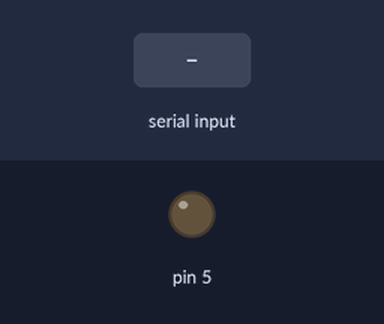
This sketch was run on a simulated Arduino Uno, built with avr-gcc and run on an emulated ATmega328P. Parts: output pins drawn as LEDs (lit = HIGH). The test bench sets the inputs (shaded band). What the sketch prints to the serial monitor is not drawn.

Above: at 2.7 s.
2.8 s: "4" received over Serial
At 4.0 s:
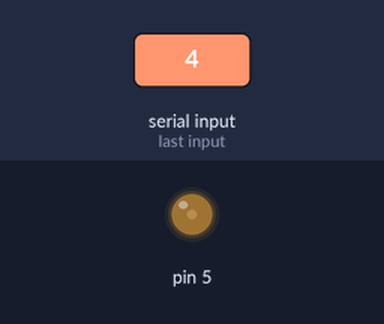
4.3 s: "5" received over Serial
At 5.3 s:
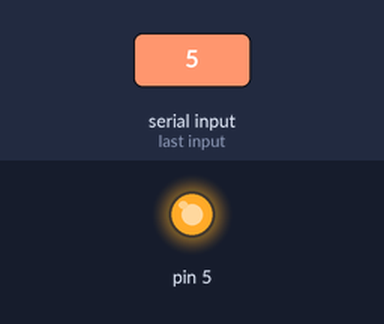
Timing chart, 0 to 7.3 s (numbered marks = the images above; inputs shaded):
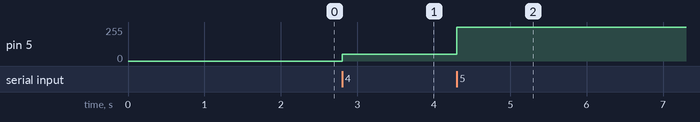

The sketch:

tm.ino
```cpp
// Trucky McTruckface Mk.3 - 2018
// Junior Solar Sprints
// Michael Cerne
// Motor/Lighting Controller

int serIn, blinkt;
bool blinkl, blinkr;

void setup() {
  Serial.begin(9600);
  Serial.println("Waiting");
}

void loop (){
  if(Serial.available()) {
    while(Serial.available()>0){
      serIn = Serial.read();  // Read serial
      switch(serIn){
        case '0': // Stop Motor
          digitalWrite(8, LOW);
          digitalWrite(9, LOW);
          Serial.println("ln");
          break;
        case '1': // Start Motor (Forward)
          digitalWrite(9, LOW);
          digitalWrite(8, HIGH);
          break;
        case '2': // Start Motor (Reverse)
          digitalWrite(8, LOW);
          digitalWrite(9, HIGH);
          break;
        case '3': // Disable Lighting
          analogWrite(5, 0);
          break;
        case '4': // Dim Lighting
          analogWrite(5, 50);
          break;
        case '5': // Full Lighting
          analogWrite(5, 255);
          break;
      }
      serIn = 0;
    }
  }
}
```

Measured:
- after the input at 2.8 s, pin 5: 0/255 → 50/255 at once
- after the input at 4.3 s, pin 5: 50/255 → 255/255 at once
